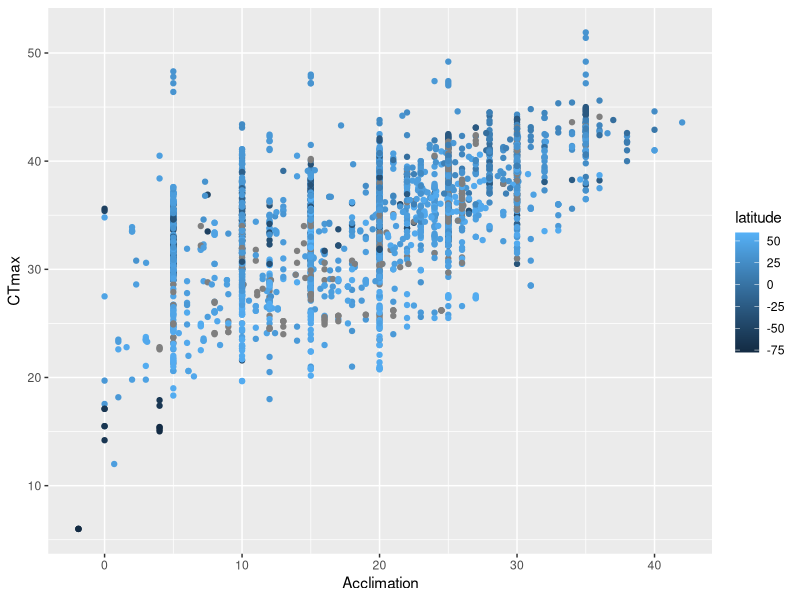

Reproduce this figure in R. (Note: this script raises an error after producing the figure.)
#Goals: 
#1 using all of the cadillac data, extract a value of "local differentiation" for each species
#2 using all of the cadillac data, extract a value of "acclimation response" for each species

library(tidyverse)
library(cowplot)
library(broom)

intratherm<-read_csv("data-processed/intratherm-cadillac-limits-traits.csv") %>%
	mutate(population_id = paste(genus_species, latitude, sep = "_"))

intratherm %>%
	filter(parameter_tmax_or_tmin=="tmax") %>%
	ggplot(aes(x = acclim_temp, y = parameter_value, color = latitude)) + 
	geom_point() + 
	ylab("CTmax") + xlab("Acclimation")

model<-intratherm %>%
	filter(parameter_tmax_or_tmin=="tmax") %>% 
	filter(!is.na(acclim_temp)) %>%
	group_by(population_id) %>% 
	do(tidy(lm(parameter_value~acclim_temp, data=.))) %>% View


	
temperatures <- read_csv("data-raw/IntTh.dailymax.AVGTEMP.csv")

temp_long <- temperatures %>%
	gather(key = day, value = temperature, 4:368) %>%
	group_by(latitude, longitude) %>%
	summarise(sd_temperature = sd(temperature),
			  range_temperature = max(temperature)-min(temperature),
			  interquantile_temp = quantile(temperature, probs=0.95)-quantile(temperature, probs=0.05))

intratherm_temps <- left_join(intratherm, temp_long, by = c("latitude", "longitude"))

#now ask how the slope (acclimation) is predicted by CV of temperature:
intratherm_acclimation<-model %>% filter(term=="acclim_temp") %>%
	left_join(.,  intratherm_temps, by = "population_id") %>% 
	rename(acclimation_slope=estimate, acclimation.sd=std.error)

intratherm_acclimation %>%
	group_by(genus_species) %>%
	filter(acclimation_slope<25) %>%
	filter(acclimation_slope<1,
		   acclimation_slope>0) %>%
	ggplot(aes(x = interquantile_temp, y = acclimation_slope, color = abs(latitude))) + 
	geom_point() + 
	geom_errorbar(aes(ymax=acclimation_slope+acclimation.sd, ymin=acclimation_slope-acclimation.sd)) +
	geom_smooth(method=lm)

intratherm_acclimation %>%
	group_by(genus_species) %>%
	filter(acclimation_slope<25) %>%
	filter(acclimation_slope<1,
		   acclimation_slope>0) %>%
	ungroup() %>%
	do(glance(lm(acclimation_slope~interquantile_temp, data=.)))
#later ask how the differentiation (intercept) is predicted by differences in the temperatures:


	
#intercept diff
